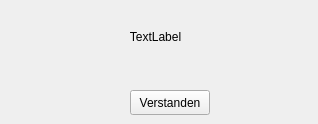
<?xml version="1.0" encoding="UTF-8"?>
<ui version="4.0">
 <class>Form</class>
 <widget class="QWidget" name="Form">
  <property name="geometry">
   <rect>
    <x>0</x>
    <y>0</y>
    <width>318</width>
    <height>124</height>
   </rect>
  </property>
  <property name="windowTitle">
   <string>Form</string>
  </property>
  <widget class="QLabel" name="labelMessage">
   <property name="geometry">
    <rect>
     <x>10</x>
     <y>16</y>
     <width>291</width>
     <height>41</height>
    </rect>
   </property>
   <property name="text">
    <string>TextLabel</string>
   </property>
   <property name="alignment">
    <set>Qt::AlignCenter</set>
   </property>
  </widget>
  <widget class="QPushButton" name="buttonOk">
   <property name="geometry">
    <rect>
     <x>130</x>
     <y>90</y>
     <width>80</width>
     <height>25</height>
    </rect>
   </property>
   <property name="text">
    <string>Verstanden</string>
   </property>
  </widget>
 </widget>
 <resources/>
 <connections/>
</ui>
